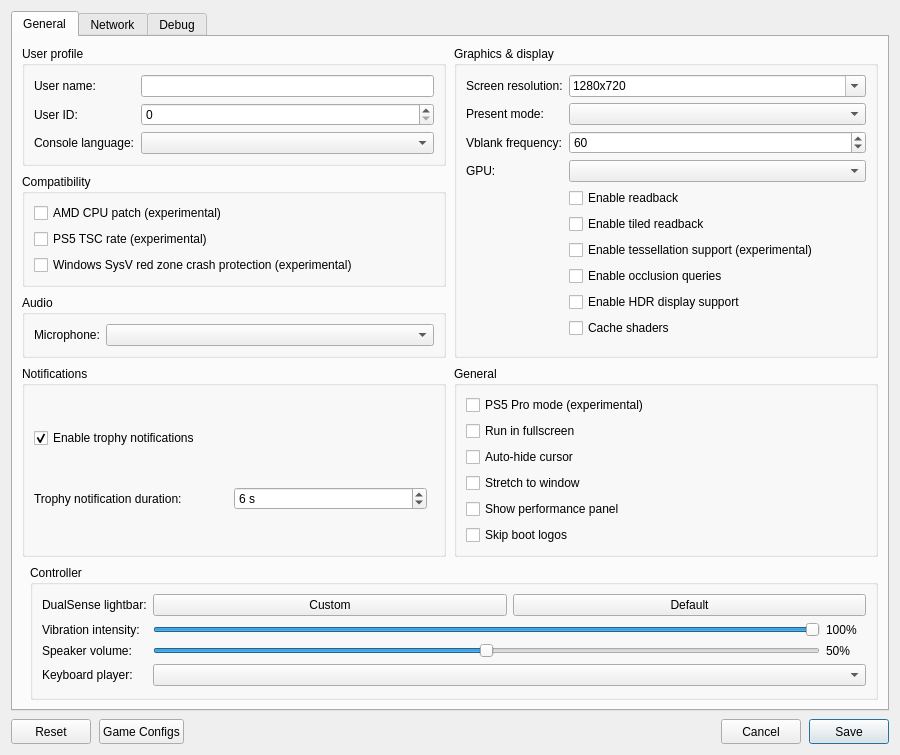
<?xml version="1.0" encoding="UTF-8"?>
<ui version="4.0">
 <class>ConfigurationEditDialog</class>
 <widget class="QDialog" name="ConfigurationEditDialog">
  <property name="geometry">
   <rect>
    <x>0</x>
    <y>0</y>
    <width>900</width>
    <height>620</height>
   </rect>
  </property>
  <property name="windowTitle">
   <string>Settings</string>
  </property>
  <property name="locale">
   <locale language="English" country="UnitedStates"/>
  </property>
  <layout class="QVBoxLayout" name="dialogLayout">
   <property name="spacing"><number>8</number></property>
   <item>
    <widget class="QTabWidget" name="settings_tabs">
     <property name="currentIndex"><number>0</number></property>
     <widget class="QWidget" name="settings_tab">
      <attribute name="title"><string>General</string></attribute>
      <layout class="QGridLayout" name="gridLayout">
       <property name="horizontalSpacing">
        <number>8</number>
       </property>
       <property name="verticalSpacing">
        <number>8</number>
       </property>
       <item row="0" column="0" colspan="2">
        <layout class="QGridLayout" name="sectionsLayout" columnstretch="1,1">
         <property name="horizontalSpacing">
          <number>8</number>
         </property>
         <property name="verticalSpacing">
          <number>8</number>
         </property>
         <item row="0" column="0">
          <widget class="QGroupBox" name="user_profile_group">
           <property name="title">
            <string>User profile</string>
           </property>
           <layout class="QFormLayout" name="userProfileLayout">
            <property name="fieldGrowthPolicy">
             <enum>QFormLayout::AllNonFixedFieldsGrow</enum>
            </property>
            <item row="0" column="0">
             <widget class="QLabel" name="label_user_name">
              <property name="text"><string>User name:</string></property>
             </widget>
            </item>
            <item row="0" column="1">
             <widget class="MandatoryLineEdit" name="lineEdit_user_name">
              <property name="toolTip"><string>Local user name exposed to games</string></property>
              <property name="clearButtonEnabled"><bool>true</bool></property>
             </widget>
            </item>
            <item row="1" column="0">
             <widget class="QLabel" name="label_user_id">
              <property name="text"><string>User ID:</string></property>
             </widget>
            </item>
            <item row="1" column="1">
             <widget class="QSpinBox" name="spinBox_user_id">
              <property name="toolTip"><string>Local user ID exposed to games</string></property>
             </widget>
            </item>
            <item row="2" column="0">
             <widget class="QLabel" name="label_console_language">
              <property name="text"><string>Console language:</string></property>
             </widget>
            </item>
            <item row="2" column="1">
             <widget class="QComboBox" name="comboBox_console_language">
              <property name="toolTip"><string>Language</string></property>
             </widget>
            </item>
           </layout>
          </widget>
         </item>
         <item row="2" column="0">
          <widget class="QGroupBox" name="audio_group">
           <property name="title"><string>Audio</string></property>
           <layout class="QFormLayout" name="audioLayout">
            <property name="fieldGrowthPolicy">
             <enum>QFormLayout::AllNonFixedFieldsGrow</enum>
            </property>
            <item row="0" column="0">
             <widget class="QLabel" name="label_audio_input_device">
              <property name="text"><string>Microphone:</string></property>
             </widget>
            </item>
            <item row="0" column="1">
             <widget class="QComboBox" name="comboBox_audio_input_device"/>
            </item>
           </layout>
          </widget>
         </item>
         <item row="0" column="1" rowspan="3">
          <widget class="QGroupBox" name="graphics_group">
           <property name="title">
            <string>Graphics &amp;&amp; display</string>
           </property>
           <layout class="QFormLayout" name="graphicsLayout">
            <property name="fieldGrowthPolicy">
             <enum>QFormLayout::AllNonFixedFieldsGrow</enum>
            </property>
            <item row="0" column="0">
             <widget class="QLabel" name="label_screen_resolution">
              <property name="text"><string>Screen resolution:</string></property>
             </widget>
            </item>
            <item row="0" column="1">
             <widget class="QComboBox" name="comboBox_screen_resolution">
              <property name="toolTip"><string>Window resolution as WIDTHxHEIGHT; pick a preset or type a custom size. Non-16:9 sizes such as 21:9 show the game with black bars unless Stretch to window is on.</string></property>
              <property name="editable"><bool>true</bool></property>
              <property name="insertPolicy"><enum>QComboBox::NoInsert</enum></property>
              <item><property name="text"><string notr="true">1280x720</string></property></item>
              <item><property name="text"><string notr="true">1920x1080</string></property></item>
              <item><property name="text"><string notr="true">2560x1440</string></property></item>
              <item><property name="text"><string notr="true">3840x2160</string></property></item>
              <item><property name="text"><string notr="true">2560x1080</string></property></item>
              <item><property name="text"><string notr="true">3440x1440</string></property></item>
              <item><property name="text"><string notr="true">3840x1600</string></property></item>
              <item><property name="text"><string notr="true">5120x2160</string></property></item>
             </widget>
            </item>
            <item row="1" column="0">
             <widget class="QLabel" name="label_present_mode">
              <property name="text"><string>Present mode:</string></property>
             </widget>
            </item>
            <item row="1" column="1">
             <widget class="QComboBox" name="comboBox_present_mode">
              <property name="toolTip"><string>Vulkan swapchain presentation mode</string></property>
             </widget>
            </item>
            <item row="2" column="0">
             <widget class="QLabel" name="label_vblank_frequency">
              <property name="text"><string>Vblank frequency:</string></property>
             </widget>
            </item>
            <item row="2" column="1">
             <widget class="QSpinBox" name="spinBox_vblank_frequency">
              <property name="toolTip"><string>Virtual display refresh rate used for frame pacing</string></property>
              <property name="minimum"><number>30</number></property>
              <property name="maximum"><number>360</number></property>
              <property name="value"><number>60</number></property>
             </widget>
            </item>
            <item row="4" column="0">
             <widget class="QLabel" name="label_gpu">
              <property name="text"><string>GPU:</string></property>
             </widget>
            </item>
            <item row="4" column="1">
             <widget class="QComboBox" name="comboBox_gpu">
              <property name="toolTip"><string>Graphics device used by the emulator</string></property>
             </widget>
            </item>
            <item row="5" column="1">
             <widget class="QCheckBox" name="checkBox_readback">
              <property name="toolTip"><string>Read back writable linear images</string></property>
              <property name="text"><string>Enable readback</string></property>
             </widget>
            </item>
            <item row="6" column="1">
             <widget class="QCheckBox" name="checkBox_readback_tiled">
              <property name="toolTip"><string>Read back small writable tiled images</string></property>
              <property name="text"><string>Enable tiled readback</string></property>
             </widget>
            </item>
            <item row="7" column="1">
             <widget class="QCheckBox" name="checkBox_tessellation">
              <property name="toolTip"><string>Draw tessellated geometry. Disabled by default; unsupported tessellation may cause crashes.</string></property>
              <property name="text"><string>Enable tessellation support (experimental)</string></property>
             </widget>
            </item>
            <item row="8" column="1">
             <widget class="QCheckBox" name="checkBox_occlusion_queries">
              <property name="toolTip"><string>Count the samples of occlusion queries on the GPU, so hidden lights and objects stay hidden. Costs some performance.</string></property>
              <property name="text"><string>Enable occlusion queries</string></property>
             </widget>
            </item>
            <item row="9" column="1">
             <widget class="QCheckBox" name="checkBox_hdr">
              <property name="toolTip"><string>Enable HDR10 output for supported games. Requires HDR enabled on the host display.</string></property>
              <property name="text"><string>Enable HDR display support</string></property>
             </widget>
            </item>
            <item row="10" column="1">
             <widget class="QCheckBox" name="checkBox_shader_cache">
              <property name="toolTip"><string>Save compiled shaders and pipelines per game and load them at startup.</string></property>
              <property name="text"><string>Cache shaders</string></property>
             </widget>
            </item>
           </layout>
          </widget>
         </item>
         <item row="3" column="0">
          <widget class="QGroupBox" name="notifications_group">
           <property name="title"><string>Notifications</string></property>
           <layout class="QVBoxLayout" name="notificationsLayout">
            <item>
             <widget class="QCheckBox" name="checkBox_trophy_notifications">
              <property name="toolTip"><string>Show trophy unlock notifications and play their sound.
    To use your own sound, replace the emulator's assets/sounds/trophy-unlock.wav with a WAV file and restart the game.</string></property>
              <property name="text"><string>Enable trophy notifications</string></property>
              <property name="checked"><bool>true</bool></property>
             </widget>
            </item>
            <item>
             <layout class="QHBoxLayout" name="trophyDurationLayout">
              <item>
               <widget class="QLabel" name="label_trophy_duration">
                <property name="text"><string>Trophy notification duration:</string></property>
               </widget>
              </item>
              <item>
               <widget class="QSpinBox" name="spinBox_trophy_duration">
                <property name="toolTip"><string>How long each trophy unlock notification stays on screen.</string></property>
                <property name="suffix"><string> s</string></property>
                <property name="minimum"><number>5</number></property>
                <property name="maximum"><number>10</number></property>
                <property name="value"><number>6</number></property>
               </widget>
              </item>
              <item>
               <spacer name="trophyDurationSpacer">
                <property name="orientation"><enum>Qt::Horizontal</enum></property>
               </spacer>
              </item>
             </layout>
            </item>
           </layout>
          </widget>
         </item>
         <item row="3" column="1">
          <widget class="QGroupBox" name="general_group">
           <property name="title"><string>General</string></property>
           <layout class="QVBoxLayout" name="generalLayout">
            <item>
             <widget class="QCheckBox" name="checkBox_pro">
              <property name="toolTip"><string>Enable PS5 Pro mode for supported games. PSSR uses linear scaling. Disabled by default.</string></property>
              <property name="text"><string>PS5 Pro mode (experimental)</string></property>
             </widget>
            </item>
            <item>
             <widget class="QCheckBox" name="checkBox_fullscreen">
              <property name="toolTip"><string>Run in borderless desktop fullscreen</string></property>
              <property name="text"><string>Run in fullscreen</string></property>
             </widget>
            </item>
            <item>
             <widget class="QCheckBox" name="checkBox_hide_cursor">
              <property name="toolTip"><string>Hide the host cursor after 2 seconds without mouse activity</string></property>
              <property name="text"><string>Auto-hide cursor</string></property>
             </widget>
            </item>
            <item>
             <widget class="QCheckBox" name="checkBox_stretch">
              <property name="toolTip"><string>Stretch the game image to fill the window instead of keeping its aspect ratio with black bars</string></property>
              <property name="text"><string>Stretch to window</string></property>
             </widget>
            </item>
            <item>
             <widget class="QCheckBox" name="checkBox_perf_overlay">
              <property name="toolTip"><string>Show FPS, frame times, CPU/GPU usage, RAM and memory pressure in the game window. Press F2 (Cmd+P on macOS) to toggle it, and add Shift for the detailed view.</string></property>
              <property name="text"><string>Show performance panel</string></property>
             </widget>
            </item>
            <item>
             <widget class="QCheckBox" name="checkBox_skip_notice_screen">
              <property name="toolTip"><string>Skip startup logos and notices in supported games.</string></property>
              <property name="text"><string>Skip boot logos</string></property>
             </widget>
            </item>
           </layout>
          </widget>
         </item>
         <item row="1" column="0">
          <widget class="QGroupBox" name="compatibility_group">
           <property name="title">
            <string>Compatibility</string>
           </property>
           <layout class="QVBoxLayout" name="compatibilityLayout">
            <item>
             <widget class="QCheckBox" name="checkBox_amd_cpu">
              <property name="toolTip"><string>Patch CPU instructions that differ between AMD and the host CPU.</string></property>
              <property name="text"><string>AMD CPU patch (experimental)</string></property>
             </widget>
            </item>
            <item>
             <widget class="QCheckBox" name="checkBox_guest_tsc">
              <property name="toolTip"><string>Run the CPU time stamp counter (TSC) at the PS5's 1.6 GHz instead of the host rate. Fixes games that run too fast.</string></property>
              <property name="text"><string>PS5 TSC rate (experimental)</string></property>
             </widget>
            </item>
            <item>
             <widget class="QCheckBox" name="checkBox_red_zone_protection">
              <property name="toolTip"><string>Helps prevent crashes in some games on Windows</string></property>
              <property name="text"><string>Windows SysV red zone crash protection (experimental)</string></property>
             </widget>
            </item>
           </layout>
          </widget>
         </item>
        </layout>
       </item>
       <item row="1" column="1">
        <widget class="QGroupBox" name="controller_group">
         <property name="title"><string>Controller</string></property>
         <layout class="QFormLayout" name="controllerLayout">
          <property name="fieldGrowthPolicy"><enum>QFormLayout::AllNonFixedFieldsGrow</enum></property>
          <item row="0" column="0">
           <widget class="QLabel" name="label_controller_color">
            <property name="text"><string>DualSense lightbar:</string></property>
           </widget>
          </item>
          <item row="0" column="1">
           <layout class="QHBoxLayout" name="controllerColorLayout">
            <item>
             <widget class="QPushButton" name="button_controller_color">
              <property name="toolTip"><string>Choose and preview a fixed LED color. Bluetooth DualSense may take several seconds to update.</string></property>
              <property name="text"><string>Custom</string></property>
             </widget>
            </item>
            <item>
             <widget class="QPushButton" name="button_controller_color_reset">
              <property name="toolTip"><string>Let the game control the lightbar</string></property>
              <property name="text"><string>Default</string></property>
             </widget>
            </item>
           </layout>
          </item>
          <item row="1" column="0">
           <widget class="QLabel" name="label_controller_vibration">
            <property name="text"><string>Vibration intensity:</string></property>
           </widget>
          </item>
          <item row="1" column="1">
           <layout class="QHBoxLayout" name="controllerVibrationLayout">
            <item>
             <widget class="QSlider" name="slider_controller_vibration">
              <property name="toolTip"><string>Scale DualSense vibration over USB and Bluetooth</string></property>
              <property name="maximum"><number>100</number></property>
              <property name="value"><number>100</number></property>
              <property name="orientation"><enum>Qt::Horizontal</enum></property>
             </widget>
            </item>
            <item>
             <widget class="QLabel" name="label_controller_vibration_value">
              <property name="minimumSize"><size><width>40</width><height>0</height></size></property>
              <property name="text"><string>100%</string></property>
             </widget>
            </item>
           </layout>
          </item>
          <item row="2" column="0">
           <widget class="QLabel" name="label_controller_volume">
            <property name="text"><string>Speaker volume:</string></property>
           </widget>
          </item>
          <item row="2" column="1">
           <layout class="QHBoxLayout" name="controllerVolumeLayout">
            <item>
             <widget class="QSlider" name="slider_controller_volume">
              <property name="toolTip"><string>Scale the DualSense speaker over USB and Bluetooth. 50% is the previous default; 100% adds 6 dB of gain.</string></property>
              <property name="maximum"><number>100</number></property>
              <property name="value"><number>50</number></property>
              <property name="orientation"><enum>Qt::Horizontal</enum></property>
             </widget>
            </item>
            <item>
             <widget class="QLabel" name="label_controller_volume_value">
              <property name="minimumSize"><size><width>40</width><height>0</height></size></property>
              <property name="text"><string>50%</string></property>
             </widget>
            </item>
           </layout>
          </item>
          <item row="3" column="0">
           <widget class="QLabel" name="label_keyboard_player">
            <property name="text"><string>Keyboard player:</string></property>
           </widget>
          </item>
          <item row="3" column="1">
           <widget class="QComboBox" name="comboBox_keyboard_player">
            <property name="toolTip"><string>Gamepads fill the remaining players in connection order. Every player uses the same input mapping.</string></property>
           </widget>
          </item>
         </layout>
        </widget>
       </item>
      </layout>
     </widget>
     <widget class="QWidget" name="network_tab">
      <attribute name="title"><string>Network</string></attribute>
      <layout class="QVBoxLayout" name="networkTabLayout">
       <item>
        <widget class="QCheckBox" name="checkBox_network_connected">
         <property name="toolTip"><string>Let games use your computer's local network connection.</string></property>
         <property name="text"><string>Enable network connection</string></property>
        </widget>
       </item>
       <item>
        <widget class="QCheckBox" name="checkBox_psn_emulation">
         <property name="text"><string>Emulate PSN (compatibility)</string></property>
        </widget>
       </item>
       <item>
        <spacer name="networkSpacer">
         <property name="orientation"><enum>Qt::Vertical</enum></property>
         <property name="sizeHint" stdset="0"><size><width>20</width><height>40</height></size></property>
        </spacer>
       </item>
      </layout>
     </widget>
     <widget class="QWidget" name="debug_tab">
      <attribute name="title"><string>Debug</string></attribute>
      <layout class="QVBoxLayout" name="debugTabLayout">
       <item>
        <widget class="QGroupBox" name="debug_group">
         <property name="title">
          <string>Debugging &amp;&amp; logs</string>
         </property>
         <layout class="QGridLayout" name="debugLayout" columnstretch="0,1,0,1">
          <property name="horizontalSpacing"><number>8</number></property>
          <property name="verticalSpacing"><number>6</number></property>
          <item row="0" column="0" colspan="2">
           <widget class="QCheckBox" name="checkBox_vulkan_validation">
            <property name="toolTip"><string>Enable Vulkan validation layers</string></property>
            <property name="text"><string>Vulkan validation</string></property>
            <property name="checked"><bool>true</bool></property>
           </widget>
          </item>
          <item row="0" column="2" colspan="2">
           <widget class="QCheckBox" name="checkBox_shader_validation">
            <property name="toolTip"><string>Validate SPIR-V binary</string></property>
            <property name="text"><string>Shader validation</string></property>
            <property name="checked"><bool>true</bool></property>
           </widget>
          </item>
          <item row="1" column="0" colspan="2">
           <widget class="QCheckBox" name="checkBox_renderdoc_capture">
            <property name="toolTip"><string>Enable RenderDoc capture</string></property>
            <property name="text"><string>RenderDoc capture</string></property>
           </widget>
          </item>
          <item row="1" column="2" colspan="2">
           <widget class="QCheckBox" name="checkBox_cmd_dump">
            <property name="toolTip"><string>Dump command buffers</string></property>
            <property name="text"><string>Command buffer dump</string></property>
           </widget>
          </item>
          <item row="2" column="0">
           <widget class="QLabel" name="label_shader_log_direction">
            <property name="text"><string>Shader logging:</string></property>
           </widget>
          </item>
          <item row="2" column="1">
           <widget class="QComboBox" name="comboBox_shader_log_direction">
            <property name="toolTip"><string>Dump shaders to file or console window. If enabled may decrease emulator performance</string></property>
           </widget>
          </item>
          <item row="2" column="2">
           <widget class="QLabel" name="label_shader_log_folder">
            <property name="text"><string>Shader log folder:</string></property>
           </widget>
          </item>
          <item row="2" column="3">
           <widget class="MandatoryLineEdit" name="lineEdit_shader_log_folder">
            <property name="toolTip"><string>Specify directory to dump shaders</string></property>
            <property name="clearButtonEnabled"><bool>true</bool></property>
           </widget>
          </item>
          <item row="3" column="0">
           <widget class="QLabel" name="label_printf_direction">
            <property name="text"><string>Printf output:</string></property>
           </widget>
          </item>
          <item row="3" column="1">
           <widget class="QComboBox" name="comboBox_printf_direction">
            <property name="toolTip"><string>Print logs to file or console window. If enabled may decrease emulator performance</string></property>
           </widget>
          </item>
          <item row="3" column="2">
           <widget class="QLabel" name="label_printf_file">
            <property name="text"><string>Printf output file:</string></property>
           </widget>
          </item>
          <item row="3" column="3">
           <widget class="MandatoryLineEdit" name="lineEdit_printf_file">
            <property name="toolTip"><string>Specify file to dump logs</string></property>
            <property name="clearButtonEnabled"><bool>true</bool></property>
           </widget>
          </item>
          <item row="4" column="0">
           <widget class="QCheckBox" name="checkBox_profiler">
            <property name="toolTip"><string>Enable the Tracy profiler. Profiling may decrease emulator performance</string></property>
            <property name="text"><string>Tracy profiler</string></property>
           </widget>
          </item>
          <item row="4" column="2">
           <widget class="QLabel" name="label_cmd_dump_folder">
            <property name="text"><string>Command buffer folder:</string></property>
           </widget>
          </item>
          <item row="4" column="3">
           <widget class="MandatoryLineEdit" name="lineEdit_cmd_dump_folder">
            <property name="toolTip"><string>Specify directory to dump command buffers</string></property>
            <property name="clearButtonEnabled"><bool>true</bool></property>
           </widget>
          </item>
         </layout>
        </widget>
       </item>
       <item>
        <widget class="QGroupBox" name="rendering_compatibility_group">
         <property name="title"><string>Rendering compatibility</string></property>
         <layout class="QVBoxLayout" name="renderingCompatibilityLayout">
          <item>
           <widget class="QLabel" name="label_rendering_compatibility">
            <property name="text"><string>These settings may help with rendering bugs at a slight performance cost.</string></property>
            <property name="wordWrap"><bool>true</bool></property>
           </widget>
          </item>
          <item>
           <widget class="QCheckBox" name="checkBox_sync_raw_image_buffers">
            <property name="toolTip"><string>Can fix missing textures and incorrect transparency (Resident Evil 2).</string></property>
            <property name="text"><string>Accurate texture synchronization</string></property>
           </widget>
          </item>
          <item>
           <widget class="QCheckBox" name="checkBox_lds_wave_sync">
            <property name="toolTip"><string>Synchronizes shared-memory (LDS) exchange between the lanes of an emulated wave.
Fixes flickering tile artifacts (NHL 26). Disable only to compare performance.</string></property>
            <property name="text"><string>Synchronize LDS within waves</string></property>
            <property name="checked"><bool>true</bool></property>
           </widget>
          </item>
          <item>
           <widget class="QCheckBox" name="checkBox_relaxed_target_aliasing">
            <property name="toolTip"><string>Skips rebuilding a render target from compute scratch data (a larger or smaller buffer at the same address) before drawing into it again.
Large speedup in games that reuse render-target memory as scratch space (NHL 26).
May cause rendering errors in games that blend onto such scratch data.</string></property>
            <property name="text"><string>Relaxed render-target aliasing (faster)</string></property>
           </widget>
          </item>
          <item>
           <widget class="QCheckBox" name="checkBox_report_1080p_output">
            <property name="toolTip"><string>Tells the game its video output is 1080p instead of 4K.
Games that size their rendering by the output then render far fewer pixels (faster on weaker GPUs).</string></property>
            <property name="text"><string>Report 1080p video output (faster)</string></property>
           </widget>
          </item>
         </layout>
        </widget>
       </item>
       <item>
        <spacer name="debugSpacer">
         <property name="orientation"><enum>Qt::Vertical</enum></property>
         <property name="sizeHint" stdset="0"><size><width>20</width><height>40</height></size></property>
        </spacer>
       </item>
      </layout>
     </widget>
    </widget>
   </item>
   <item>
    <layout class="QHBoxLayout" name="buttonLayout">
     <item>
     <widget class="QPushButton" name="clear_button">
       <property name="minimumSize"><size><width>80</width><height>25</height></size></property>
       <property name="text"><string>Reset</string></property>
       <property name="toolTip"><string>Restore default settings</string></property>
      </widget>
     </item>
     <item>
      <widget class="QPushButton" name="settings_button">
       <property name="minimumSize"><size><width>80</width><height>25</height></size></property>
       <property name="text"><string>Game Configs</string></property>
       <property name="toolTip"><string>Import or export game configs</string></property>
      </widget>
     </item>
     <item>
      <spacer name="buttonSpacer">
       <property name="orientation"><enum>Qt::Horizontal</enum></property>
       <property name="sizeHint" stdset="0"><size><width>40</width><height>20</height></size></property>
      </spacer>
     </item>
     <item>
      <widget class="QPushButton" name="cancel_button">
       <property name="minimumSize"><size><width>80</width><height>25</height></size></property>
       <property name="text"><string>Cancel</string></property>
      </widget>
     </item>
     <item>
      <widget class="QPushButton" name="ok_button">
       <property name="minimumSize"><size><width>80</width><height>25</height></size></property>
       <property name="text"><string>Save</string></property>
       <property name="default"><bool>true</bool></property>
      </widget>
     </item>
    </layout>
   </item>
  </layout>
 </widget>
 <customwidgets>
  <customwidget>
   <class>MandatoryLineEdit</class>
   <extends>QLineEdit</extends>
   <header>mandatoryLineEdit.h</header>
  </customwidget>
 </customwidgets>
 <resources/>
</ui>
